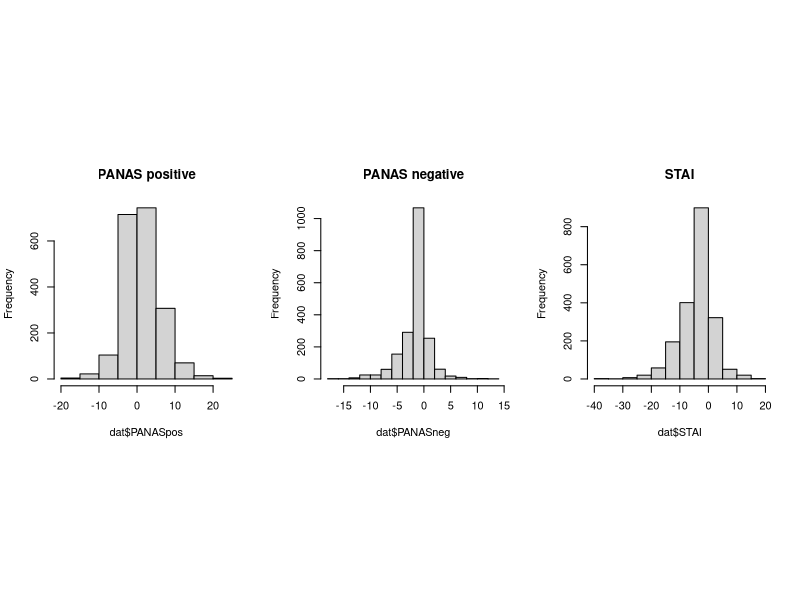
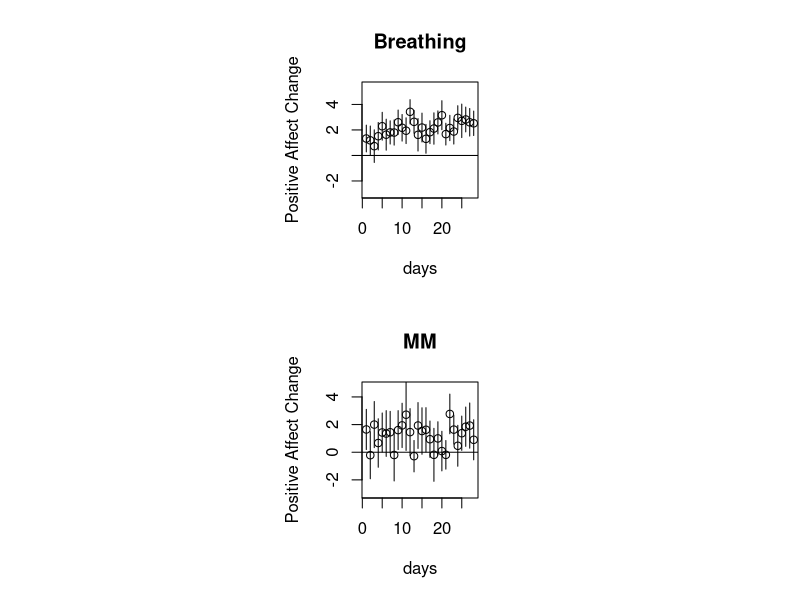
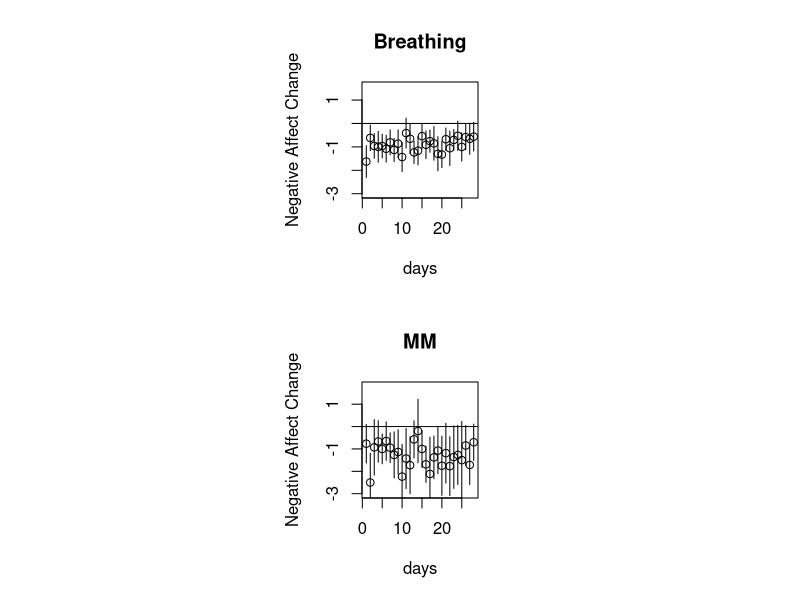
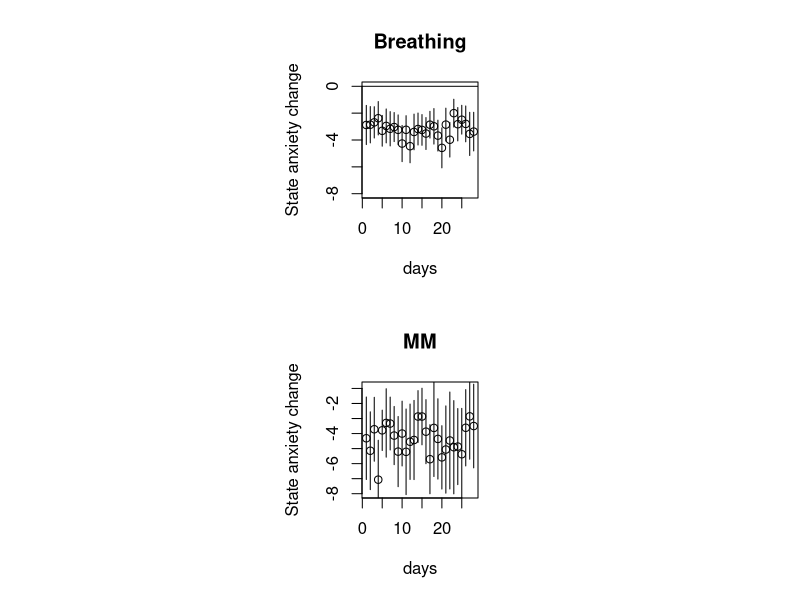
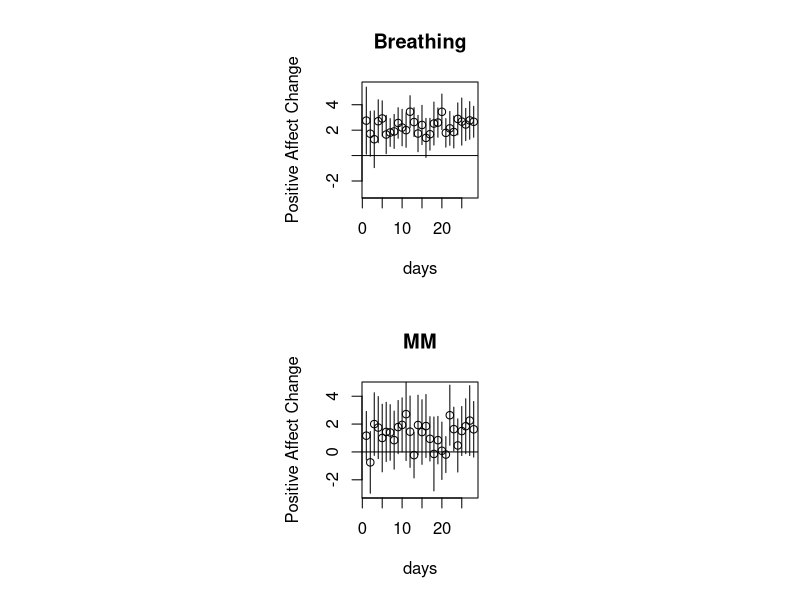
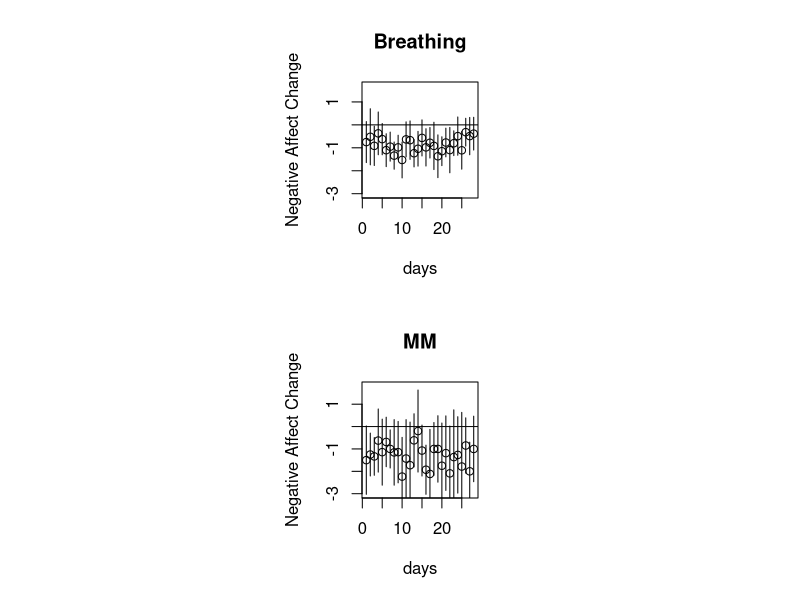
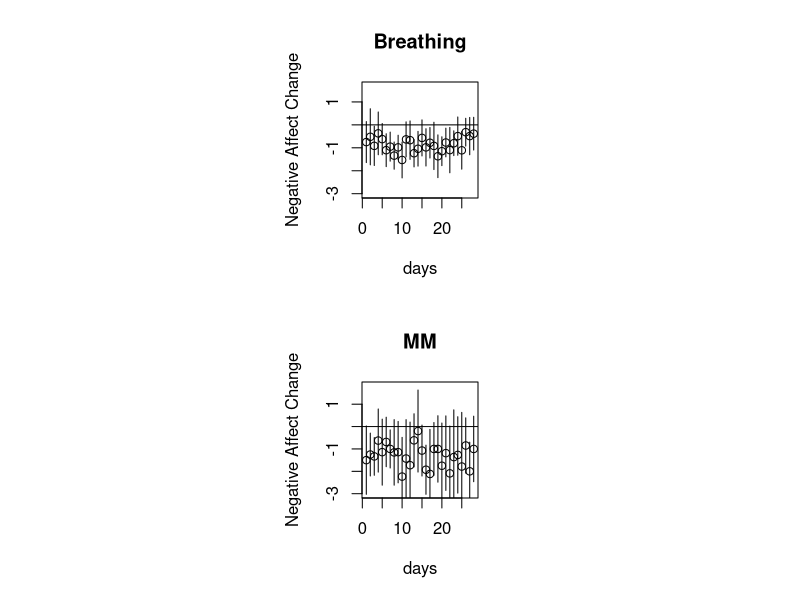
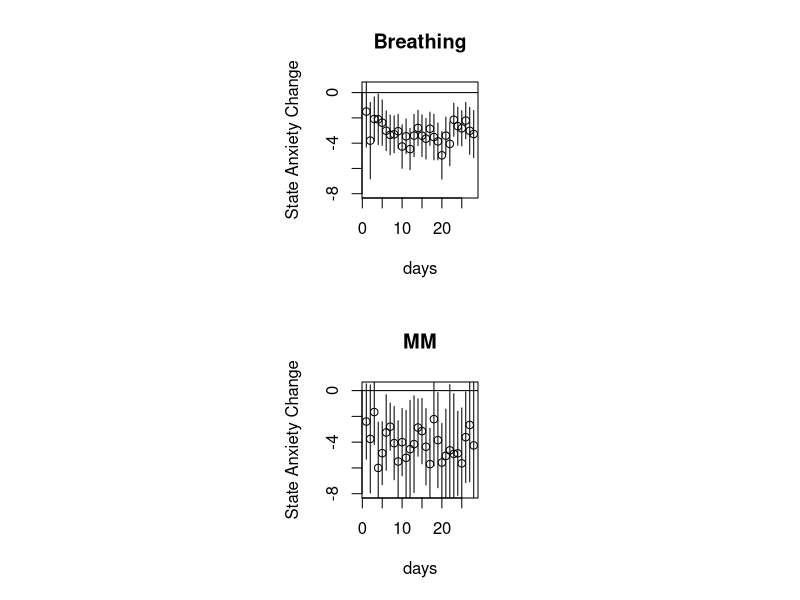

Write R code to recreate these figures, in order.
## ---- chunk 1
knitr::opts_chunk$set(echo = TRUE)
## ---- chunk 2
dat<-read.csv("BWPilot_CombinedData_20210803_fordryad_addvars_cleaned_noround2_v3.csv",sep=";",na.strings=".")
colnames(dat)
## ---- chunk 3
dat<-dat[,c(1:9,11)]
head(dat)
## ---- chunk 4
colnames(dat)<-c("subj","days","exercise","PrePANASPos","PrePANASNeg","PostPANASPos","PostPANASNeg","PreSTAI","PostSTAI","completed")
head(dat)
## ---- chunk 5
dat<-subset(dat,days>0 & days < 29)
head(dat)
## ---- chunk 6
length(unique(dat$subj))
## ---- chunk 7
dat$exercise<-factor(dat$exercise)
## ---- chunk 8
dat$exercise<-factor(dat$exercise,
                     levels=c("Mindful Meditation",
                              "Box Breathing",
                              "Slow Breathing",
                              "Super Oxygenation"))

dat$cond<-ifelse(dat$exercise=="Mindful Meditation",
                 "MM",
       ifelse(dat$exercise=="Box Breathing",
              "BB",
              ifelse(dat$exercise=="Slow Breathing",
                     "CS",
                     ifelse(dat$exercise=="Super Oxygenation",
                            "CH",NA))))
## ---- chunk 9
dat$cond<-factor(dat$cond,levels=c("MM","CS","BB","CH"))
contrasts(dat$cond)
## ---- chunk 10
dat$BvsMM<-ifelse(dat$cond=="MM",-1/2,1/2)
## ---- chunk 11
length(unique(subset(dat,cond=="MM")$subj))
length(unique(subset(dat,cond=="CS")$subj))
length(unique(subset(dat,cond=="BB")$subj))
length(unique(subset(dat,cond=="CH")$subj))

## ---- chunk 12
## create dependent variables:
dat$PANASpos<-dat$PostPANASPos-dat$PrePANASPos
dat$PANASneg<-dat$PostPANASNeg-dat$PrePANASNeg
dat$STAI <- dat$PostSTAI-dat$PreSTAI
## ---- chunk 13
op<-par(mfrow=c(1,3),pty="s")
hist(dat$PANASpos,main="PANAS positive")
hist(dat$PANASneg,main="PANAS negative")
hist(dat$STAI,main="STAI")
## ---- chunk 14
xtabs(~subj+cond,dat)
## ---- chunk 15
xtabs(~subj+days,dat)
## ---- chunk 16
completion_data<-xtabs(~subj+completed,dat)
NotCompleted<-colSums(completion_data)[1]
Completed<-colSums(completion_data)[2]
round(100*NotCompleted/(NotCompleted+Completed))
## ---- chunk 17
dat_completed<-subset(dat,completed==1)
## ---- chunk 18
length(unique(subset(dat_completed,cond=="MM")$subj))
length(unique(subset(dat_completed,cond=="CS")$subj))
length(unique(subset(dat_completed,cond=="BB")$subj))
length(unique(subset(dat_completed,cond=="CH")$subj))

## ---- chunk 19
op<-par(mfrow=c(2,1),pty="s")

dat$cond2<-factor(ifelse(dat$BvsMM==-0.5,"MM","Breathing"))

conditions<-levels(dat$cond2)

## PANAS pos:
# for each condition, make a plot:
for(j in 1:length(conditions)){
# First, aggregate the data:  
dat_agg<-with(subset(dat,cond2==conditions[j]),
              tapply(PANASpos,days,mean,na.rm=TRUE))

# Compute SD:
dat_agg_SD<-with(subset(dat,cond2==conditions[j]),
                 tapply(PANASpos,days,sd,na.rm=TRUE))
# figure out no. of data points in the condition being plotted:
lengths<-rep(NA,28)
for(i in 1:28){
lengths[i]<-dim(subset(dat,cond2==conditions[j] & days == i))[1]
}

# compute SE for plotting confidence intervals:
SE<-dat_agg_SD/sqrt(lengths)

datframe<-data.frame(y=dat_agg,
                     x=1:28,
                     lower=dat_agg-2*SE,
                     upper=dat_agg+2*SE)

plot(datframe$x,datframe$y,ylim=c(-3,max(datframe$y)+2),
     xlab="days",
     ylab="Positive Affect Change",
     main=conditions[j])
with(datframe,
arrows(x0=x,y0=lower,x1=x,y1=upper,angle=90,
       length=0)
)
abline(h=0)
}
## ---- chunk 20
op<-par(mfrow=c(2,1),pty="s")

## PANAS neg:
# for each condition, make a plot:
for(j in 1:length(conditions)){
# First, aggregate the data:  
dat_agg<-with(subset(dat,cond2==conditions[j]),
              tapply(PANASneg,days,mean,na.rm=TRUE))

# Compute SD:
dat_agg_SD<-with(subset(dat,cond2==conditions[j]),
                 tapply(PANASneg,days,sd,na.rm=TRUE))
# figure out no. of data points in the condition being plotted:
lengths<-rep(NA,28)
for(i in 1:28){
lengths[i]<-dim(subset(dat,cond2==conditions[j] & days == i))[1]
}

# compute SE for plotting confidence intervals:
SE<-dat_agg_SD/sqrt(lengths)

datframe<-data.frame(y=dat_agg,
                     x=1:28,
                     lower=dat_agg-2*SE,
                     upper=dat_agg+2*SE)

plot(datframe$x,datframe$y,ylim=c(-3,max(datframe$y)+2),
     xlab="days",
     ylab="Negative Affect Change",
     main=conditions[j])
with(datframe,
arrows(x0=x,y0=lower,x1=x,y1=upper,angle=90,
       length=0)
)
abline(h=0)
}
## ---- chunk 21
op<-par(mfrow=c(2,1),pty="s")

## STAI:
# for each condition, make a plot:
for(j in 1:length(conditions)){
# First, aggregate the data:  
dat_agg<-with(subset(dat,cond2==conditions[j]),
              tapply(STAI,days,mean,na.rm=TRUE))

# Compute SD:
dat_agg_SD<-with(subset(dat,cond2==conditions[j]),
                 tapply(STAI,days,sd,na.rm=TRUE))
# figure out no. of data points in the condition being plotted:
lengths<-rep(NA,28)
for(i in 1:28){
lengths[i]<-dim(subset(dat,cond2==conditions[j] & days == i))[1]
}

# compute SE for plotting confidence intervals:
SE<-dat_agg_SD/sqrt(lengths)

datframe<-data.frame(y=dat_agg,
                     x=1:28,
                     lower=dat_agg-2*SE,
                     upper=dat_agg+2*SE)

plot(datframe$x,datframe$y,ylim=c(-8,max(datframe$y)+2),
     xlab="days",
     ylab="State anxiety change",
     main=conditions[j])
with(datframe,
arrows(x0=x,y0=lower,x1=x,y1=upper,angle=90,
       length=0)
)
abline(h=0)
}
## ---- chunk 22
op<-par(mfrow=c(2,1),pty="s")

dat_completed$cond2<-factor(ifelse(dat_completed$BvsMM==-0.5,"MM","Breathing"))

conditions<-levels(dat_completed$cond2)

# for each condition, make a plot:
for(j in 1:length(conditions)){
# First, aggregate the data:  
dat_agg<-with(subset(dat_completed,cond2==conditions[j]),
              tapply(PANASpos,days,mean,na.rm=TRUE))

# Compute SD:
dat_agg_SD<-with(subset(dat_completed,cond2==conditions[j]),
                 tapply(PANASpos,days,sd,na.rm=TRUE))
# figure out no. of data points in the condition being plotted:
lengths<-rep(NA,28)
for(i in 1:28){
lengths[i]<-dim(subset(dat_completed,cond2==conditions[j] & days == i))[1]
}

# compute SE for plotting confidence intervals:
SE<-dat_agg_SD/sqrt(lengths)

datframe<-data.frame(y=dat_agg,
                     x=1:28,
                     lower=dat_agg-2*SE,
                     upper=dat_agg+2*SE)

plot(datframe$x,datframe$y,ylim=c(-3,max(datframe$y)+2),
     xlab="days",
     ylab="Positive Affect Change",
     main=conditions[j])
with(datframe,
arrows(x0=x,y0=lower,x1=x,y1=upper,angle=90,
       length=0)
)
abline(h=0)
}
## ---- chunk 23
op<-par(mfrow=c(2,1),pty="s")

dat_completed$cond2<-factor(ifelse(dat_completed$BvsMM==-0.5,"MM","Breathing"))

conditions<-levels(dat_completed$cond2)

# for each condition, make a plot:
for(j in 1:length(conditions)){
# First, aggregate the data:  
dat_agg<-with(subset(dat_completed,cond2==conditions[j]),
              tapply(PANASneg,days,mean,na.rm=TRUE))

# Compute SD:
dat_agg_SD<-with(subset(dat_completed,cond2==conditions[j]),
                 tapply(PANASneg,days,sd,na.rm=TRUE))
# figure out no. of data points in the condition being plotted:
lengths<-rep(NA,28)
for(i in 1:28){
lengths[i]<-dim(subset(dat_completed,cond2==conditions[j] & days == i))[1]
}

# compute SE for plotting confidence intervals:
SE<-dat_agg_SD/sqrt(lengths)

datframe<-data.frame(y=dat_agg,
                     x=1:28,
                     lower=dat_agg-2*SE,
                     upper=dat_agg+2*SE)

plot(datframe$x,datframe$y,ylim=c(-3,max(datframe$y)+2),
     xlab="days",
     ylab="Negative Affect Change",
     main=conditions[j])
with(datframe,
arrows(x0=x,y0=lower,x1=x,y1=upper,angle=90,
       length=0)
)
abline(h=0)
}
## ---- chunk 24
op<-par(mfrow=c(2,1),pty="s")

# for each condition, make a plot:
for(j in 1:length(conditions)){
# First, aggregate the data:  
dat_agg<-with(subset(dat_completed,cond2==conditions[j]),
              tapply(PANASneg,days,mean,na.rm=TRUE))

# Compute SD:
dat_agg_SD<-with(subset(dat_completed,cond2==conditions[j]),
                 tapply(PANASneg,days,sd,na.rm=TRUE))
# figure out no. of data points in the condition being plotted:
lengths<-rep(NA,28)
for(i in 1:28){
lengths[i]<-dim(subset(dat_completed,cond2==conditions[j] & days == i))[1]
}

# compute SE for plotting confidence intervals:
SE<-dat_agg_SD/sqrt(lengths)

datframe<-data.frame(y=dat_agg,
                     x=1:28,
                     lower=dat_agg-2*SE,
                     upper=dat_agg+2*SE)

plot(datframe$x,datframe$y,ylim=c(-3,max(datframe$y)+2),
     xlab="days",
     ylab="Negative Affect Change",
     main=conditions[j])
with(datframe,
arrows(x0=x,y0=lower,x1=x,y1=upper,angle=90,
       length=0)
)
abline(h=0)
}
## ---- chunk 25
op<-par(mfrow=c(2,1),pty="s")

# for each condition, make a plot:
for(j in 1:length(conditions)){
# First, aggregate the data:  
dat_agg<-with(subset(dat_completed,cond2==conditions[j]),
              tapply(STAI,days,mean,na.rm=TRUE))

# Compute SD:
dat_agg_SD<-with(subset(dat_completed,cond2==conditions[j]),
                 tapply(STAI,days,sd,na.rm=TRUE))
# figure out no. of data points in the condition being plotted:
lengths<-rep(NA,28)
for(i in 1:28){
lengths[i]<-dim(subset(dat_completed,cond2==conditions[j] & days == i))[1]
}

# compute SE for plotting confidence intervals:
SE<-dat_agg_SD/sqrt(lengths)

datframe<-data.frame(y=dat_agg,
                     x=1:28,
                     lower=dat_agg-2*SE,
                     upper=dat_agg+2*SE)

plot(datframe$x,datframe$y,ylim=c(-8,max(datframe$y)+2),
     xlab="days",
     ylab="State Anxiety Change",
     main=conditions[j])
with(datframe,
arrows(x0=x,y0=lower,x1=x,y1=upper,angle=90,
       length=0)
)
abline(h=0)
}
## ---- chunk 26
library(lme4)
mfig2pos<-lmer(PANASpos~BvsMM*days + (1|subj),dat)
mfig2neg<-lmer(PANASneg~BvsMM*days + (1|subj),dat)
mfig2stai<-lmer(STAI~BvsMM*days + (1|subj),dat)
## ---- chunk 27
summary(mfig2pos)
summary(mfig2neg)
summary(mfig2stai)
## ---- chunk 28
mfig2pos_comp<-lmer(PANASpos~BvsMM*days + (1|subj),dat_completed)
mfig2neg_comp<-lmer(PANASneg~BvsMM*days + (1|subj),dat_completed)
mfig2stai_comp<-lmer(STAI~BvsMM*days + (1|subj),dat_completed)
## ---- chunk 29
summary(mfig2pos_comp)
summary(mfig2neg_comp)
summary(mfig2stai_comp)
## ---- chunk 30
mfig2pos_comp2<-lmer(PANASpos~BvsMM*days*completed + (1|subj),dat)
mfig2neg_comp2<-lmer(PANASneg~BvsMM*days*completed + (1|subj),dat)
mfig2stai_comp2<-lmer(STAI~BvsMM*days*completed + (1|subj),dat)
## ---- chunk 31
summary(mfig2pos_comp2)
summary(mfig2neg_comp2)
summary(mfig2stai_comp2)


## ---- chunk 32
op<-par(mfrow=c(2,2),pty="s")

conditions<-levels(dat$cond)

# for each condition, make a plot:
for(j in 1:length(conditions)){
# First, aggregate the data:  
dat_agg<-with(subset(dat,cond==conditions[j]),
              tapply(PANASpos,days,mean,na.rm=TRUE))

# Compute SD:
dat_agg_SD<-with(subset(dat,cond==conditions[j]),
                 tapply(PANASpos,days,sd,na.rm=TRUE))
# figure out no. of data points in the condition being plotted:
lengths<-rep(NA,28)
for(i in 1:28){
lengths[i]<-dim(subset(dat,cond==conditions[j] & days == i))[1]
}

# compute SE for plotting confidence intervals:
SE<-dat_agg_SD/sqrt(lengths)

datframe<-data.frame(y=dat_agg,
                     x=1:28,
                     lower=dat_agg-2*SE,
                     upper=dat_agg+2*SE)

plot(datframe$x,datframe$y,ylim=c(-3,max(datframe$y)+2),
     xlab="days",
     ylab="Positive Affect Change",
     main=conditions[j])
with(datframe,
arrows(x0=x,y0=lower,x1=x,y1=upper,angle=90,
       length=0)
)
abline(h=0)
}
## ---- chunk 33
op<-par(mfrow=c(2,2),pty="s")

conditions<-levels(dat_completed$cond)

# for each condition, make a plot:
for(j in 1:length(conditions)){
# First, aggregate the data:  
dat_agg<-with(subset(dat_completed,cond==conditions[j]),
              tapply(PANASpos,days,mean,na.rm=TRUE))

# Compute SD:
dat_agg_SD<-with(subset(dat_completed,cond==conditions[j]),
                 tapply(PANASpos,days,sd,na.rm=TRUE))
# figure out no. of data points in the condition being plotted:
lengths<-rep(NA,28)
for(i in 1:28){
lengths[i]<-dim(subset(dat_completed,cond==conditions[j] & days == i))[1]
}

# compute SE for plotting confidence intervals:
SE<-dat_agg_SD/sqrt(lengths)

datframe<-data.frame(y=dat_agg,
                     x=1:28,
                     lower=dat_agg-2*SE,
                     upper=dat_agg+2*SE)

plot(datframe$x,datframe$y,ylim=c(-3,max(datframe$y)+2),
     xlab="days",
     ylab="Positive Affect Change",
     main=conditions[j])
with(datframe,
arrows(x0=x,y0=lower,x1=x,y1=upper,angle=90,
       length=0)
)
abline(h=0)
}
## ---- chunk 34
library(lme4)

# center days around 28:
dat$days<-dat$days-28

m<-lmer(PANASpos~cond*days + (1|subj),data = dat)
summary(m)          
## ---- chunk 35
completion<-xtabs(~subj+completed,dat)
t(completion)
## ---- chunk 36
m_completed<-lmer(PANASpos~cond*days*completed + (1|subj),data = dat)
summary(m_completed)          

## ---- chunk 37
dat_completed$days<-dat_completed$days-28

m_completed<-lmer(PANASpos~cond*days + (1|subj),data = dat_completed)
summary(m_completed)          
## ---- chunk 38
## design analysis
## sample sizes in each group:
nMM<-length(unique(subset(dat,cond=="MM")$subj))
nCS<-length(unique(subset(dat,cond=="CS")$subj))

## effect size as reported (not reproducible):
d<-2.751
## confidence intervals:
upper<-4.887
lower<-0.615
## figure out SE:
SE<-(upper-lower)/4
## ---- chunk 39
## assume identical SEs in each group and compute std dev from it:
stddev<-sqrt(SE^2*nMM + SE^2*nCS)
## ---- chunk 40
## carry out power test using reported mean effect:
power.t.test(d=d,sd=stddev,type="two.sample",alternative="two.sided",
             power=0.80,
             strict=TRUE)
## carry out power test using lower bound of reported mean effect:
power.t.test(d=lower,sd=stddev,type="two.sample",alternative="two.sided",
             power=0.80,
             strict=TRUE)
## carry out power test using upper bound of reported mean effect:
power.t.test(d=upper,sd=stddev,type="two.sample",alternative="two.sided",
             power=0.80,
             strict=TRUE)

